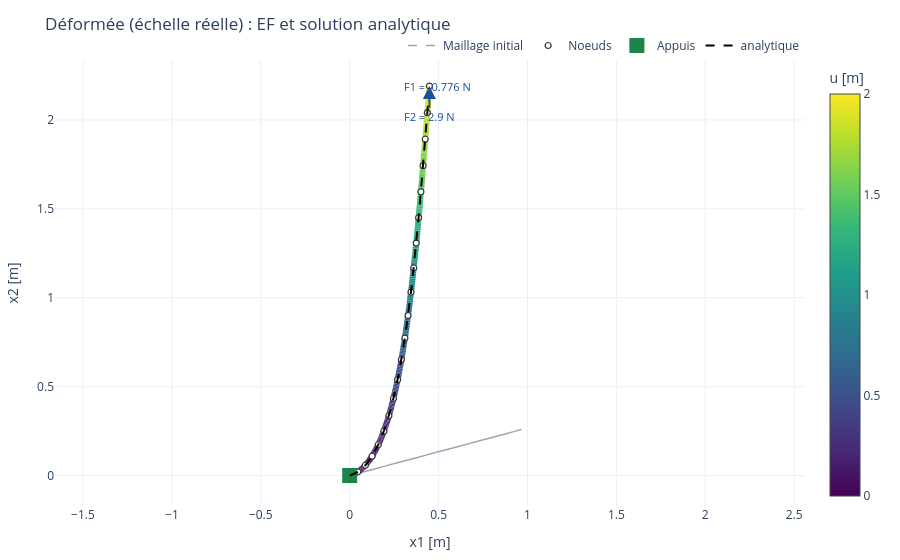

Here is the notebook cell this chart was saved with:
### Code cell
# %%
# Déformée à l'échelle réelle, comparée à la solution analytique de la console des cellules 2-3 :
# encastrée en x = 0, charge transverse répartie py (repère local, px = 0) et effort transverse P en bout
#   v(x) = py x² (6L² - 4Lx + x²) / 24EI  +  P x² (3L - x) / 6EI        (u = 0 : pas de charge axiale)
# /!\ à adapter si le maillage, les charges ou les CL des cellules 2-3 changent
P = 3.  # effort transverse en bout, cf. pb.CL_forces
C, S = np.cos(np.radians(angle)), np.sin(np.radians(angle))
x = np.linspace(0, longueur, 101)
v = py*x**2*(6*longueur**2 - 4*longueur*x + x**2)/(24*EI) + P*x**2*(3*longueur - x)/(6*EI)
fig = AI.figure(pb, 'u', ampli=1., titre='Déformée (échelle réelle) : EF et solution analytique')
fig.add_scatter(x=x*C - v*S, y=x*S + v*C, mode='lines', name='analytique', line=dict(dash='dash', color='black'))
fig.show()
n_bout = pb.nodes_global[-1]
print(f"Flèche en bout : EF = {-n_bout.u1*S + n_bout.u2*C:.6e}   analytique = {v[-1]:.6e}")

# Version statique (matplotlib) :
# # # Tracé de la déformée, par exemple pour comparaison avec solution analytique
# X = np.zeros(Nl+1)
# Y = np.zeros(Nl+1)
# # x1_values = np.zeros(Nl+1)
# # x2_values = np.zeros(Nl+1)
# x1_values = [node.x1 for node in nodes_global]
# x2_values = [node.x2 for node in nodes_global]
# for ind in range(Nl+1):
#     X[ind] = nodes_global[ind].x1 + dofs[ind].u1
#     Y[ind] = nodes_global[ind].x2 + dofs[ind].u2
#
# import matplotlib.pyplot as plt    
# plt.plot(x1_values,x2_values,'x-', color='b',label='initial')
# plt.plot(X,Y,'o-', color='r',label='deformee')
# plt.legend()
# plt.title('A changer')  
# plt.show()
